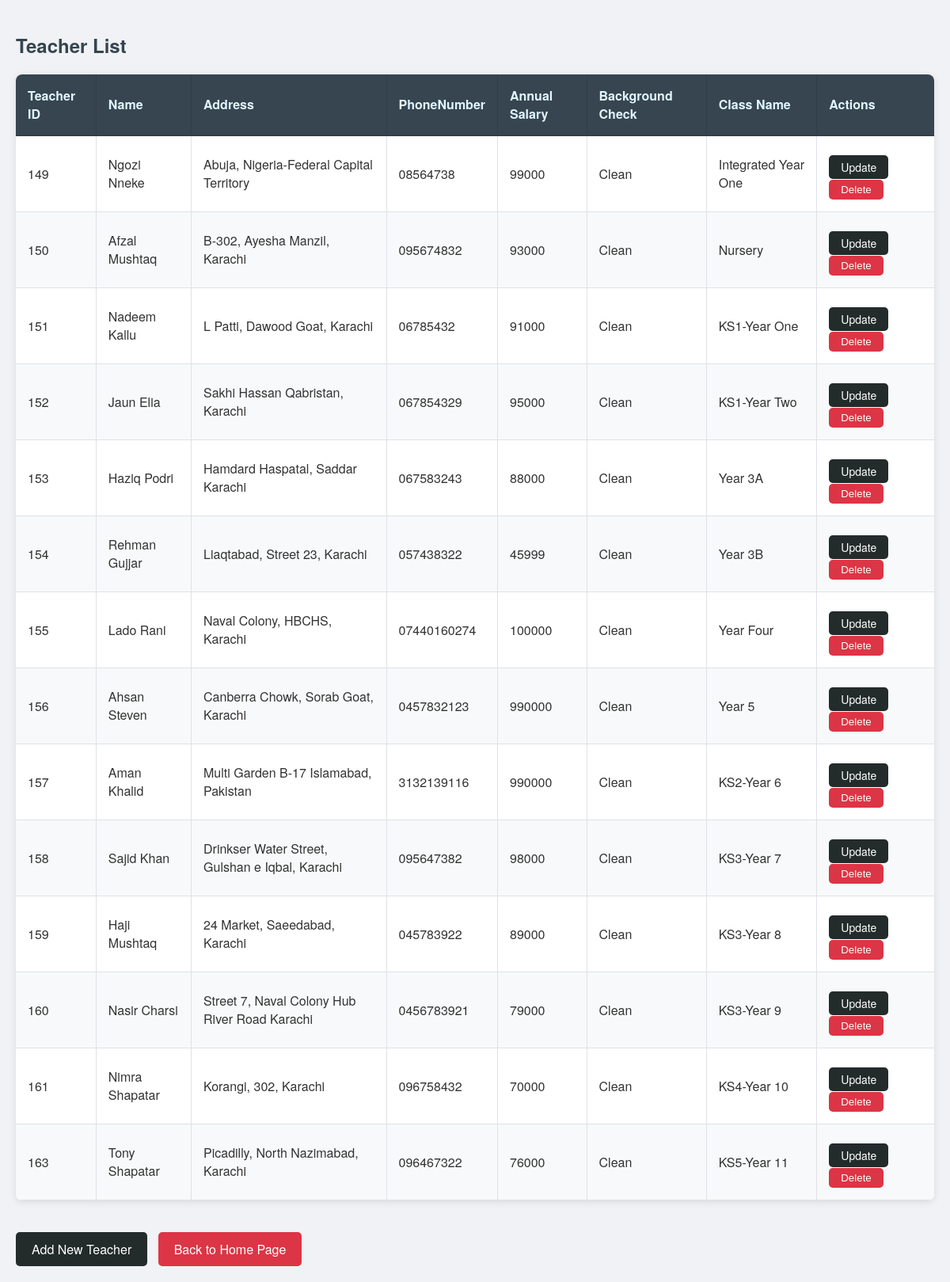
/assessment/teacher/teacher.php, run on the app's committed database.
### tables this page shows
CREATE TABLE `Teacher` (
  `teacher_id` int NOT NULL,
  `name` varchar(100) NOT NULL,
  `address` varchar(255) DEFAULT NULL,
  `phone_number` varchar(20) DEFAULT NULL,
  `annual_salary` float DEFAULT NULL,
  `background_check` varchar(255) DEFAULT NULL,
  `class_id` int DEFAULT NULL
);

CREATE TABLE `Class` (
  `class_id` int NOT NULL,
  `class_name` varchar(50) NOT NULL,
  `capacity` int NOT NULL
);

### assessment/teacher/teacher.php (the view, shortened to what this page needs)
<?php
include '../db_connection.php';
$sql = "SELECT t.teacher_id, t.name, t.address, t.phone_number, t.annual_salary, t.background_check, c.class_name
        FROM Teacher t
        LEFT JOIN Class c ON t.class_id = c.class_id";
$result = $conn->query($sql);
?>
<!DOCTYPE html>
<html>
<head>
    <link rel="stylesheet" href="../assessment.css">
</head>
<body>
    <h2>Teacher List</h2>
    <table>
        <thead>
            <tr>
                <th>Teacher ID</th>
                <th>Name</th>
                <th>Address</th>
                <th>PhoneNumber</th>
                <th>Annual Salary</th>
                <th>Background Check</th>
                <th>Class Name</th>
                <th>Actions</th>
            </tr>
        </thead>
        <tbody>
            <?php
            if ($result->num_rows > 0) {
                while ($row = $result->fetch_assoc()) {
                    echo "<tr>";
                    echo "<td>" . $row["teacher_id"] . "</td>";
                    echo "<td>" . $row["name"] . "</td>";
                    echo "<td>" . $row["address"] . "</td>";
                    echo "<td>" . $row["phone_number"] . "</td>";
                    echo "<td>" . $row["annual_salary"] . "</td>";
                    echo "<td>" . $row["background_check"] . "</td>";
                    echo "<td>" . $row["class_name"] . "</td>";
                    echo "<td>";
                    echo "<a class='update-class' href='updateteacher.php?teacher_id=" . $row["teacher_id"] . "'>Update</a>";
                    echo " <form action='processdeleteteacher.php' method='POST' style='display:inline;'>";
                    echo " <input type='submit' class='btn-delete' value='Delete'>";
                    echo "</form>";
                    echo "</td>";
                    echo "</tr>";
                }
            } else {
                echo "<tr><td colspan='8'>No teachers found</td></tr>";
            }
            ?>
        </tbody>
    </table>
    <a class="add-class" href="/assessment/teacher/addteacher.php">Add New Teacher</a>
    <a href="/index.php">Back to Home Page</a>
</body>
</html>

### assessment/assessment.css (style rules this page uses)
body { font-family: 'Helvetica Neue', Arial, sans-serif; background-color: #f0f2f5; margin: 0; padding: 20px; color: #333; }
h2 { color: #36454F; font-weight: 600; margin-bottom: 20px; }
table { width: 100%; border-collapse: collapse; margin-bottom: 20px; box-shadow: 0 2px 10px rgba(0, 0, 0, 0.1); background-color: #fff; border-radius: 8px; overflow: hidden; }
th, td { padding: 15px; text-align: left; }
th { background-color: #36454F; color: #E1F5FE; font-weight: 600; border-bottom: 2px solid #2F3E46; border-right: 1px solid #2F3E46; }
th:last-child { border-right: none; }
tr:nth-child(even) { background-color: #f8f9fa; }
td { border-bottom: 1px solid #dee2e6; border-right: 1px solid #dee2e6; }
td:last-child { border-right: none; }
a { display: inline-block; padding: 10px 20px; background-color: #dc3545; color: white; text-decoration: none; border-radius: 5px; margin-top: 9px; transition: background-color 0.3s; }
form { display: inline; }
.btn-delete { background-color: #dc3545; color: white; border: none; padding: 5px 15px; cursor: pointer; border-radius: 5px; transition: background-color 0.3s, transform 0.2s; }
.add-class { display: inline-block; margin-top: 20px; padding: 10px 20px; background-color: #232b2b; color: white; cursor: pointer; text-decoration: none; border-radius: 5px; margin-right: 9px; transition: background-color 0.3s, transform 0.2s; }
.update-class { background-color: #232b2b; color: white; border: none; cursor: pointer; border-radius: 5px; margin-right: 5px; padding: 5px 15px; font-size: 14px; transition: background-color 0.3s, transform 0.2s; }

### data on the page
teacher: teacher_id "149", name "Ngozi Nneke", address "Abuja, Nigeria-Federal Capital Territory", phone_number "08564738", annual_salary "99000", background_check "Clean", class.class_name "Integrated Year One"
teacher: teacher_id "150", name "Afzal Mushtaq", address "B-302, Ayesha Manzil, Karachi", phone_number "095674832", annual_salary "93000", background_check "Clean", class.class_name "Nursery"
teacher: teacher_id "151", name "Nadeem Kallu", address "L Patti, Dawood Goat, Karachi", phone_number "06785432", annual_salary "91000", background_check "Clean", class.class_name "KS1-Year One"
teacher: teacher_id "152", name "Jaun Elia", address "Sakhi Hassan Qabristan, Karachi", phone_number "067854329", annual_salary "95000", background_check "Clean", class.class_name "KS1-Year Two"
teacher: teacher_id "153", name "Haziq Podri", address "Hamdard Haspatal, Saddar Karachi", phone_number "067583243", annual_salary "88000", background_check "Clean", class.class_name "Year 3A"
teacher: teacher_id "154", name "Rehman Gujjar", address "Liaqtabad, Street 23, Karachi", phone_number "057438322", annual_salary "45999", background_check "Clean", class.class_name "Year 3B"
teacher: teacher_id "155", name "Lado Rani", address "Naval Colony, HBCHS, Karachi", phone_number "07440160274", annual_salary "100000", background_check "Clean", class.class_name "Year Four"
teacher: teacher_id "156", name "Ahsan Steven", address "Canberra Chowk, Sorab Goat, Karachi", phone_number "0457832123", annual_salary "990000", background_check "Clean", class.class_name "Year 5"
teacher: teacher_id "157", name "Aman Khalid", address "Multi Garden B-17 Islamabad, Pakistan", phone_number "3132139116", annual_salary "990000", background_check "Clean", class.class_name "KS2-Year 6"
teacher: teacher_id "158", name "Sajid Khan", address "Drinkser Water Street, Gulshan e Iqbal, Karachi", phone_number "095647382", annual_salary "98000", background_check "Clean", class.class_name "KS3-Year 7"
teacher: teacher_id "159", name "Haji Mushtaq", address "24 Market, Saeedabad, Karachi", phone_number "045783922", annual_salary "89000", background_check "Clean", class.class_name "KS3-Year 8"
teacher: teacher_id "160", name "Nasir Charsi", address "Street 7, Naval Colony Hub River Road Karachi", phone_number "0456783921", annual_salary "79000", background_check "Clean", class.class_name "KS3-Year 9"
teacher: teacher_id "161", name "Nimra Shapatar", address "Korangi, 302, Karachi", phone_number "096758432", annual_salary "70000", background_check "Clean", class.class_name "KS4-Year 10"
teacher: teacher_id "163", name "Tony Shapatar", address "Picadilly, North Nazimabad, Karachi", phone_number "096467322", annual_salary "76000", background_check "Clean", class.class_name "KS5-Year 11"
